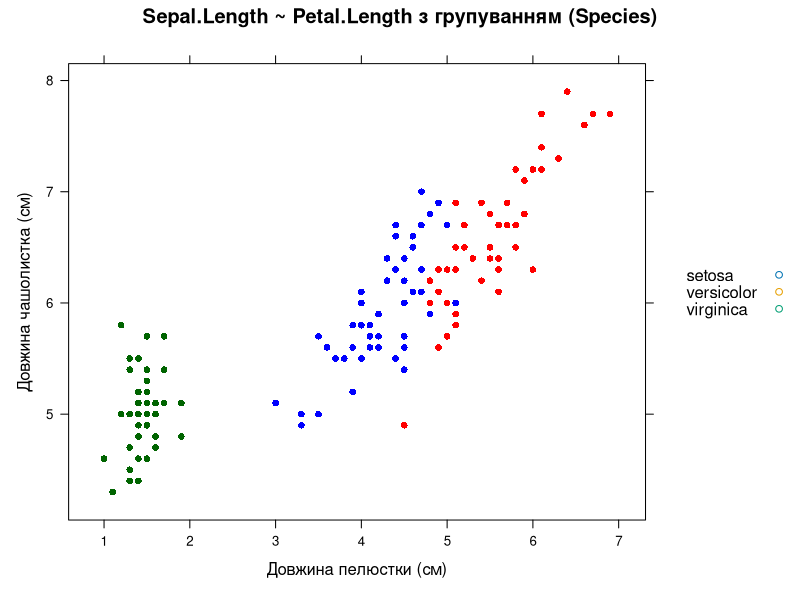
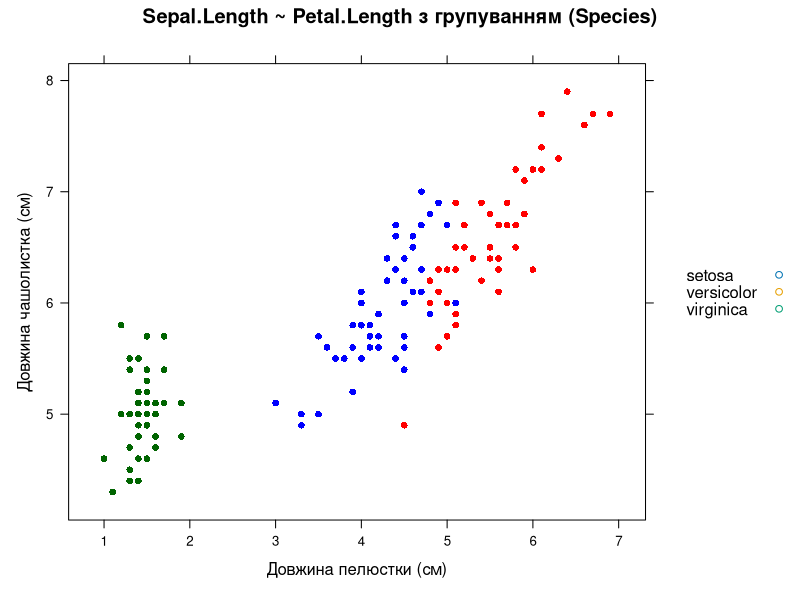
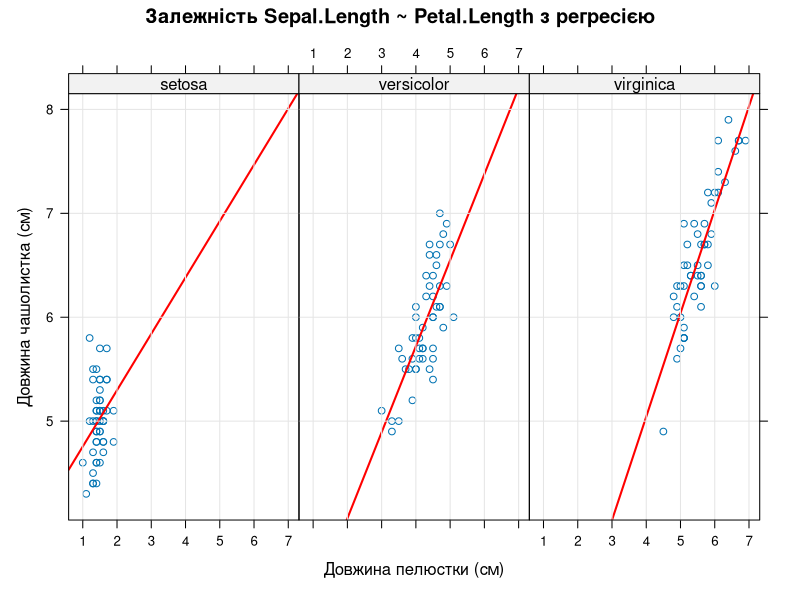
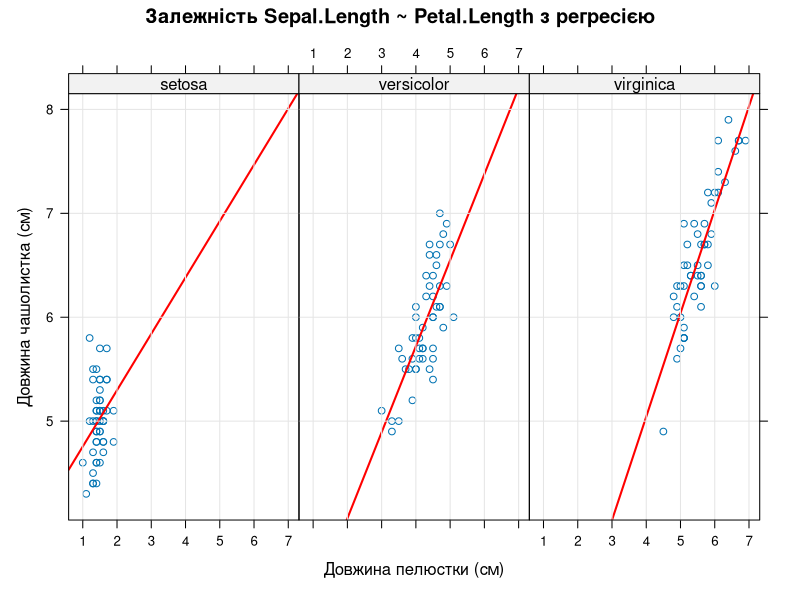
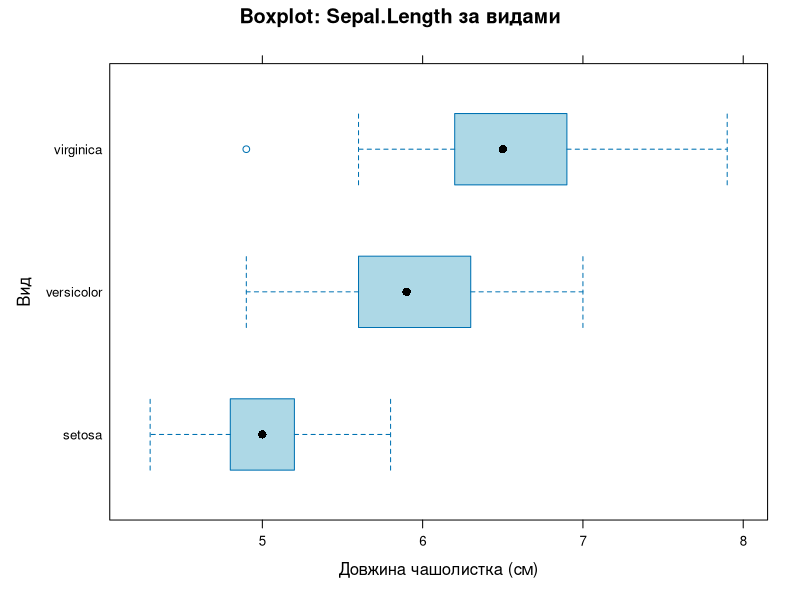
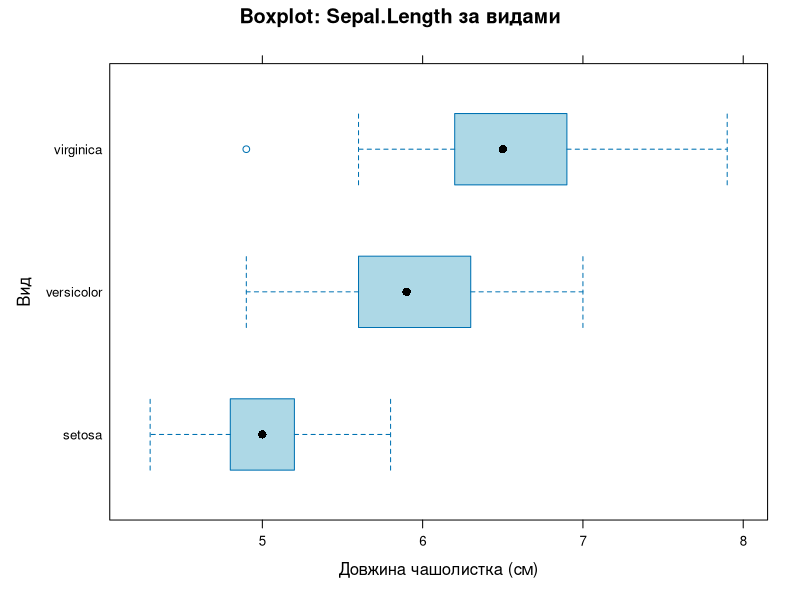
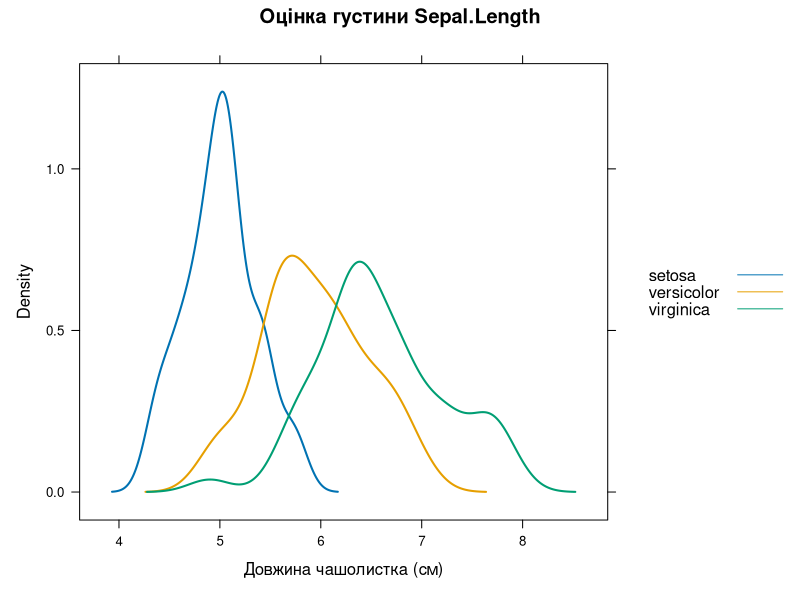
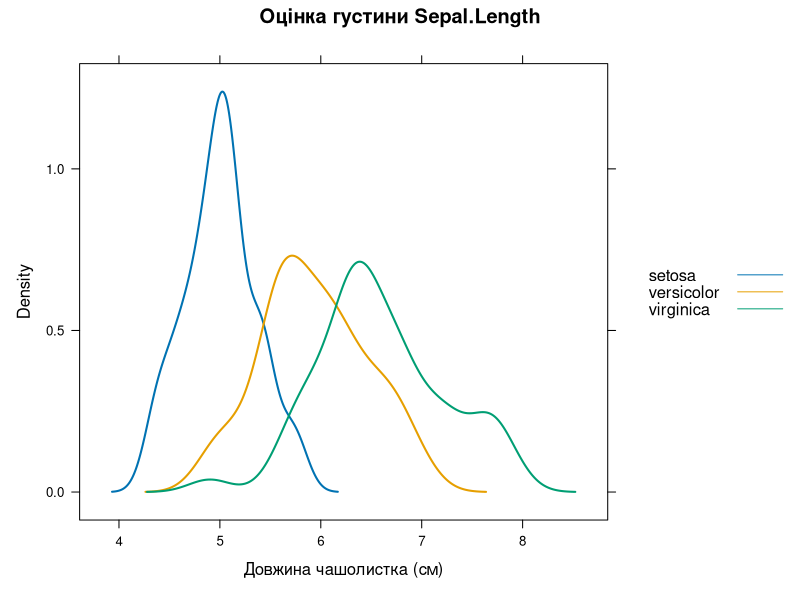

These figures' R source, in order:
############################################################
# ЛАБОРАТОРНА РОБОТА №11
# Практичні приклади використання пакету lattice
############################################################

# ----------------------------------------------------------
# 1. Підготовка середовища
# ----------------------------------------------------------

if (!requireNamespace("lattice", quietly = TRUE)) {
  install.packages("lattice")
}
library(lattice)

# Папка для результатів
out_dir <- "plots_lab11"
if (!dir.exists(out_dir)) dir.create(out_dir)

# Функція збереження lattice-графіків
save_lattice_plot <- function(name, plot_obj,
                              png_w = 1600, png_h = 1000, res = 170,
                              pdf_w = 10, pdf_h = 6.5) {

  png(file.path(out_dir, paste0(name, ".png")),
      width = png_w, height = png_h, res = res, bg = "white")
  print(plot_obj)
  dev.off()

  pdf(file.path(out_dir, paste0(name, ".pdf")),
      width = pdf_w, height = pdf_h)
  print(plot_obj)
  dev.off()
}

# ----------------------------------------------------------
# 2. Дані
# ----------------------------------------------------------
data(iris)
data(volcano)

# ----------------------------------------------------------
# 3. Scatterplot з групуванням
# ----------------------------------------------------------

p1 <- xyplot(
  Sepal.Length ~ Petal.Length,
  data = iris,
  groups = Species,
  auto.key = list(space = "right", points = TRUE),
  pch = 16,
  col = c("darkgreen", "blue", "red"),
  main = "Sepal.Length ~ Petal.Length з групуванням (Species)",
  xlab = "Довжина пелюстки (см)",
  ylab = "Довжина чашолистка (см)"
)

save_lattice_plot("fig_01_xyplot_groups", p1)

# ----------------------------------------------------------
# 4. Scatterplot з трендовою лінією (panel function)
# ----------------------------------------------------------

p2 <- xyplot(
  Sepal.Length ~ Petal.Length | Species,
  data = iris,
  layout = c(3, 1),
  main = "Залежність Sepal.Length ~ Petal.Length з регресією",
  xlab = "Довжина пелюстки (см)",
  ylab = "Довжина чашолистка (см)",
  panel = function(x, y, ...) {
    panel.xyplot(x, y, ...)
    panel.lmline(x, y, col = "red", lwd = 2)
    panel.grid(h = -1, v = -1)
  }
)

save_lattice_plot("fig_02_xyplot_regression", p2)

# ----------------------------------------------------------
# 5. Boxplot
# ----------------------------------------------------------

p3 <- bwplot(
  Species ~ Sepal.Length,
  data = iris,
  fill = "lightblue",
  col = "black",
  main = "Boxplot: Sepal.Length за видами",
  xlab = "Довжина чашолистка (см)",
  ylab = "Вид"
)

save_lattice_plot("fig_03_bwplot", p3)

# ----------------------------------------------------------
# 6. Densityplot
# ----------------------------------------------------------

p4 <- densityplot(
  ~ Sepal.Length,
  data = iris,
  groups = Species,
  auto.key = TRUE,
  plot.points = FALSE,
  lwd = 2,
  main = "Оцінка густини Sepal.Length",
  xlab = "Довжина чашолистка (см)"
)

save_lattice_plot("fig_04_densityplot", p4)

# ----------------------------------------------------------
# 7. Histogram з панелями
# ----------------------------------------------------------

p5 <- histogram(
  ~ Sepal.Width | Species,
  data = iris,
  breaks = 10,
  col = "coral",
  main = "Гістограми Sepal.Width за видами",
  xlab = "Ширина чашолистка (см)"
)

save_lattice_plot("fig_05_histogram", p5)

# ----------------------------------------------------------
# 8. Stripplot
# ----------------------------------------------------------

p6 <- stripplot(
  Species ~ Sepal.Width,
  data = iris,
  jitter = TRUE,
  pch = 19,
  col = "purple",
  main = "Stripplot: Sepal.Width за видами",
  xlab = "Ширина чашолистка (см)"
)

save_lattice_plot("fig_06_stripplot", p6)

# ----------------------------------------------------------
# 9. Dotplot
# ----------------------------------------------------------

p7 <- dotplot(
  Species ~ Sepal.Length,
  data = iris,
  jitter = TRUE,
  pch = 16,
  col = "darkblue",
  main = "Dotplot: Sepal.Length за видами",
  xlab = "Довжина чашолистка (см)"
)

save_lattice_plot("fig_07_dotplot", p7)

# ----------------------------------------------------------
# 10. Heatmap (levelplot)
# ----------------------------------------------------------

p8 <- levelplot(
  volcano,
  col.regions = terrain.colors(100),
  main = "Heatmap рельєфу (volcano)",
  xlab = "X",
  ylab = "Y"
)

save_lattice_plot("fig_08_levelplot_volcano", p8)

# ----------------------------------------------------------
# 11. Contourplot
# ----------------------------------------------------------

p9 <- contourplot(
  volcano,
  region = TRUE,
  cuts = 15,
  col.regions = heat.colors(15),
  main = "Contourplot рельєфу (volcano)",
  xlab = "X",
  ylab = "Y"
)

save_lattice_plot("fig_09_contourplot_volcano", p9)

# ----------------------------------------------------------
# 12. ІНДИВІДУАЛЬНЕ ЗАВДАННЯ №9
# Heatmap матриці даних
# ----------------------------------------------------------

# Створення матриці
mat <- matrix(
  rnorm(100),
  nrow = 10,
  ncol = 10
)

p10 <- levelplot(
  mat,
  col.regions = colorRampPalette(c("blue", "white", "red"))(100),
  main = "Індивідуальне завдання №9: Heatmap матриці даних",
  xlab = "Стовпці",
  ylab = "Рядки"
)

save_lattice_plot("fig_10_task9_heatmap_matrix", p10)

# ----------------------------------------------------------
# Завершення
# ----------------------------------------------------------
cat("\nУсі графіки збережено у папці:", out_dir, "\n")
print(list.files(out_dir))
